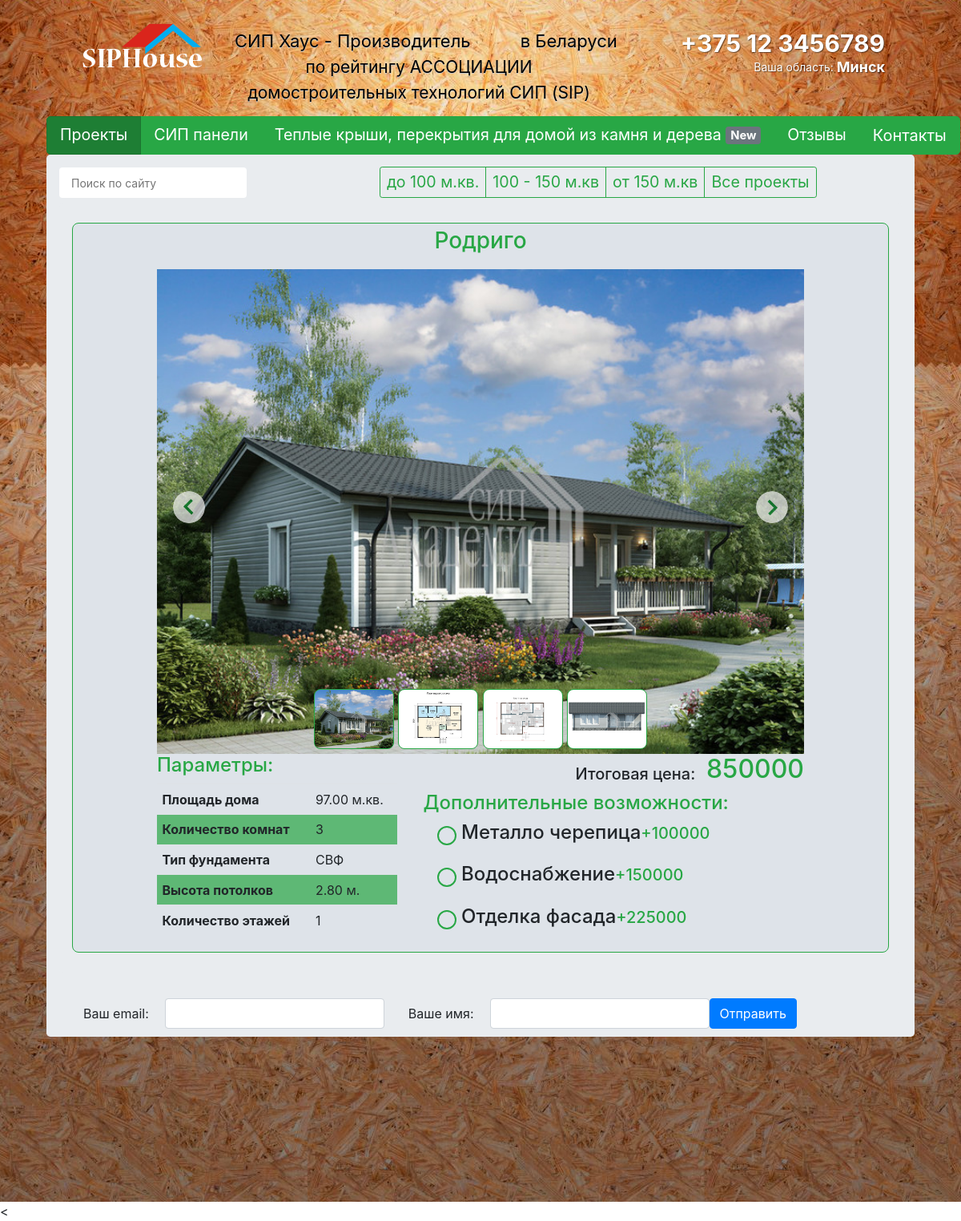
/product/1/, run on the app's committed database.
### products/models.py (models this page shows, shortened)
class Product(models.Model):
    name = models.CharField(max_length=64, blank=True, null=True, default=None)
    category = models.ForeignKey(ProductCategory, blank=True, null=True, default=None, on_delete=models.CASCADE)
    area = models.DecimalField(max_digits=5, decimal_places=2, default=0)
    floors = models.DecimalField(max_digits=4, decimal_places=0, default=0)
    rooms = models.DecimalField(max_digits=2, decimal_places=0, default=1)
    height = models.DecimalField(max_digits=4, decimal_places=2, default=2.8)
    foundation = models.CharField(max_length=5, blank=True, null=True, default='СВФ')
    price = models.DecimalField(max_digits=10, decimal_places=0, default=0)
    roof_price = models.DecimalField(max_digits=10, decimal_places=0, default=0)
    water_price = models.DecimalField(max_digits=10, decimal_places=0, default=0)
    front_price = models.DecimalField(max_digits=10, decimal_places=0, default=0)
    description = models.TextField(blank=True, null=True, default=None)
    is_active = models.BooleanField(default=True)
    created = models.DateTimeField(auto_now_add=True, auto_now=False)
    updated = models.DateTimeField(auto_now_add=False, auto_now=True)
    class Meta:
        verbose_name = 'Товар'
        verbose_name_plural = 'Товары'

class ProductImage(models.Model):
    product = models.ForeignKey(Product, blank=True, null=True, default=None, on_delete=models.CASCADE)
    image = models.ImageField(upload_to='products_images/')
    is_main = models.BooleanField(default=False)
    is_active = models.BooleanField(default=True)
    created = models.DateTimeField(auto_now_add=True, auto_now=False)
    updated = models.DateTimeField(auto_now_add=False, auto_now=True)
    class Meta:
        verbose_name = 'Фотография'
        verbose_name_plural = 'Фотографии'

### products/views.py (the view)
# urls.py: url(r'^product/(?P<product_id>\w+)/$', views.product, name='product'),
def product(request, product_id):
    product = Product.objects.get(id=product_id)
    session_key = request.session.session_key
    if not session_key:
        request.session.cycle_key()
    print(request.session.session_key)
    return render(request, 'products/product.html', locals())

### mainApp/templates/products/product.html (shortened to what this page needs)
{% extends 'base.html' %}
{% load staticfiles %}
{% block content %}
<div class="btn-group" data-toggle="buttons">
	<div class="btn-group"><a href="/" class="btn btn-success btn-lg active">Проекты</a></div>
	<div class="btn-group"><a href="/sip" class="btn btn-success btn-lg">СИП панели</a></div>
	<div class="btn-group"><a href="/" class="btn btn-success btn-lg">Теплые крыши, перекрытия для домой из камня и дерева <span class="badge badge-secondary">New</span></a></div>
	<div class="btn-group"><a href="/" class="btn btn-success btn-lg">Отзывы</a></div>
	<div class="btn-group"><a href="/" class="btn btn-success btn-lg">Контакты</a></div>
</div>
<div class="jumbotron">
			<div class="middle" style="min-height: 50px;">
				<div class="left" style="width: 25%;min-height: 50px;float: left;">
					<div class="search"  style='width: 234px; height: 38px; margin: 6px 0px 0px 0px; background: #fff; border-radius: 4px; position: relative;'>
						<form action='/' method='post'>
								<input id='searchText' type='text' autocomplete='off' data-row='0' name='search' value='' placeholder='Поиск по сайту' style='width: 180px; height: 38px; padding: 0px 15px; background: none; border: 0px; font-size: 14px;' required />
								<input type='submit' name='search_btn' value='' style='width: 15px; height: 15px; background: url(http://villozi.com/theme/villozi/images/search.png) top center no-repeat; position: absolute; top:12px; right: 15px; cursor: pointer; border: 0px;' />
						</form>
					</div>
				</div>
                <div class="right" style="width:75%;min-height: 50px; float: right;">
					<div class="btn-group" data-toggle="buttons" style="width: auto; margin: 5px 137px;">
						<div class="btn-group"><a href="/100" class="btn btn-outline-success btn-sm" >до 100 м.кв.</a></div>
						<div class="btn-group"><a href="/100-150" class="btn btn-outline-success btn-sm">100 - 150 м.кв</a></div>
						<div class="btn-group"><a href="/150" class="btn btn-outline-success btn-sm">от 150 м.кв</a></div>
						<div class="btn-group"><a href="/" class="btn btn-outline-success btn-sm" style="font-size: 1.226rem;">Все проекты</a></div>
					</div>
				</div>
			</div>
	<div class="section">
		<div class="jumbotron">
			<div class="row">
                <div class="col-lg-12" style="padding: 15px;">
                    <div class="product-item">
                        <h3 style="color: #28a745">{{ product.name }}</h3>
                        <div class="row">
                            <div class="col-lg-12" style="padding-right: 115px; padding-left: 115px;">
								<div id="block-for-slider">
									<div id="viewport">
										<ul id="slidewrapper">
											{% for image_item in product.productimage_set.all %}
												<li class="slide"><img src="{{ image_item.image.url}}" alt="1" class="slide-img"></li>
											{% endfor %}
										</ul>
										<div id="prev-next-btns">
											<div id="prev-btn" style="background: url('{% static 'mainApp/image/left.png' %}') 40px 40px; background-size: cover;opacity: 0.7;"></div>
											<div id="next-btn" style="background: url('{% static 'mainApp/image/right.png' %}') 40px 40px; background-size: cover;opacity: 0.7;"></div>
										</div>
										<ul id="nav-btns">
											{% for image_item in product.productimage_set.all %}
												<li class="slide-nav-btn"  style="background: url('{{ image_item.image.url}}'); background-size: cover;"></li>
											{% endfor %}
										</ul>
									</div>
								</div>
                            </div>
							<div class="col-lg-5" style="padding-left: 115px;">
								<h4 style="color: #28a745; text-align:left">Параметры:</h4>
								<table class="table table-striped" style="text-align: left; width:300px" >
									<tbody>
										<tr>
										  <th scope="row">Площадь дома</th>
										  <td>{{product.area}} м.кв.</td>
										</tr>
										<tr>
											<th scope="row">Количество комнат</th>
											<td>{{product.rooms}}</td>
										</tr>
										<tr>
											<th scope="row">Тип фундамента</th>
											<td>{{product.foundation}}</td>
										</tr>
										<tr>
											<th scope="row">Высота потолков</th>
											<td>{{product.height}} м.</td>
										</tr>
										<tr>
											<th scope="row">Количество этажей</th>
											<td>{{product.floors}}</td>
										</tr>
									</tbody>
								</table>
							</div>
							<div class="col-lg-7" style="padding-right: 115px;">
								<div class="price" >
									<h5 style=" float: left; padding-top:13px;  padding-left: 190px;">Итоговая цена: </h5><h2 style="color: #28a745; text-align: right">{{product.price}}</h2>
								</div>
								<h4 style="color: #28a745; text-align:left">Дополнительные возможности:</h4>
								<div class="container_box">
									<div class="add_more">
										<label for="roof"><h4 style="float: left;">Металло черепица</h4><h5 style="color: #28a745;float: left; margin-bottom: 0; padding-top: 3px;">+{{product.roof_price}}</h5></label>
									</div>
									<div class="add_more">
										<label for="water"><h4 style="float: left;">Водоснабжение</h4><h5 style="color: #28a745;float: left; margin-bottom: 0; padding-top: 3px;">+{{product.water_price}}</h5></label>
									</div>
									<div class="add_more">
										<label for="front"><h4 style="float: left;">Отделка фасада</h4><h5 style="color: #28a745;float: left; margin-bottom: 0; padding-top: 3px;">+{{product.front_price}}</h5></label>
									</div>
								</div>
							</div>
                        </div>
                    </div>
                </div>
            </div>
        </div>
	</div>
			<form action="" method="post" class="form-inline text-center">{% csrf_token %}
				<div class="form-group">
					<label>Ваш email:</label>
					<input type="email" name="form.email.name" class="form-control">
				</div>
				<div class="form-group">
					<label>Ваше имя:</label>
					<input type="text" name="form.name.name" class="form-control">
				</div>
					<button type="submit" class="btn btn-primary">Отправить</button>
			</form>
</div>
{% endblock content %}

### mainApp/templates/base.html (shortened to what this page needs)
<!DOCTYPE html>
<html lang="en">
<head>
  {% load staticfiles %}
  	<link rel="stylesheet" href="{% static 'css/bootstrap.min.css' %}" type="text/css">
	<link rel="stylesheet" href="{% static 'css/style.css' %}" type="text/css">
</head>
<body>
<div class='body' style="background: url('{% static 'mainApp/image/body.jpg' %}') center -60px;')">
	<div class='header' style='width: 100%; height: 145px; margin: auto;'>
			<div class='subheader' style="width: 1114px; height: 145px; margin: auto; position: relative;">
				<div class='new_logo' style='display: block; position: absolute; top: 22px; left: 50px; width: 165px; height: 105px; '>
					<img src="{% static 'mainApp/image/newlogo.png' %}" class="img">
				</div>
                <div style='position: absolute; top: 35px; left: 200px; width: 510px; height: 70px; padding: 0px 0px 0px 50px; text-align: center;'>
			        <div style='color: #000; font-size: 22px; text-shadow: #ccc 0px 1px 0px; width: 480px; margin: auto;'>
				        <div style='float: left;'>СИП Хаус - Производитель</div>
				        <div style='float: left; width: 48px; height: 29px; margin: -2px 7px 0px 7px; background: url(http://villozi.com/theme/villozi/images/1.png);'></div>
				        <div style='float: left;'>в Беларуси</div>
			        </div>
			    <span style='color: #000; font-size: 21px; font-weight: normal; text-shadow: #ccc 0px 1px 0px'>по рейтингу АССОЦИАЦИИ домостроительных технологий СИП (SIP)</span>
		        </div>
                <div style=' position: absolute; top: 29px; line-height: 1em; right: 52px; width: 360px;'>
			        <div style='color: #fff; font-size: 14px;'>
                        <div class='text-right' style="text-align: right;">
				            <div id='region_content' style="display: inline-block; float: right; padding-top: 17px; text-shadow: 1px 1px 1px rgba(0, 0, 0, .5);">
					            <a href='tel:+375(12)3456789' id='region_phone' style="font-size: 30px; font-weight: bold; text-decoration: none; color: #fff;">+375 12 3456789</a>
					            <div id='region_title' style="margin-top: 7px;">
                                    Ваша область:
                                    <b id='region_name' style="font-size: 18px; position: relative; top: 1px;">Минск</b>
                                </div>
				            </div>
			            </div>
                    </div>
		        </div>
				<div class='clear' style='height: 145px;'></div>
			</div>
	</div>
	<div class="container">
		{% block content %}
        {% endblock content %}
 	</div>
</div>
	<<script src="{% static 'js/scripts.js' %}"></script>
</body>
</html>

### mainApp/static/css/style.css (style rules this page uses)
.body { height: 100%; width: 100%; min-width: 100%; min-height: 1500px; margin: 0; padding: 0; }
.product-item { height: 100%; background-color: #dee3e9; position: relative; padding: 5px; text-align: center; border-radius: .5rem; border: 1px solid; border-color: #28a745; }
body { margin: 0; padding: 0; }
#block-for-slider { width: auto; margin: 0 auto; margin-top: 10px; }
#viewport { width: 100%; position: relative; overflow: hidden; -webkit-user-select: none; -moz-user-select: none; -ms-user-select: none; -o-user-select: none; user-select: none; text-align: center; }
#slidewrapper { position: relative; width: calc(100% * 4); -webkit-transition: 1s; -o-transition: 1s; transition: 1s; -webkit-transition-timing-function: cubic-bezier(.67,.01,.23,1); -o-transition-timing-function: cubic-bezier(.67,.01,.23,1); transition-timing-function: cubic-bezier(.67,.01,.23,1); }
#slidewrapper, #slidewrapper ul, #slidewrapper li { margin: 0; padding: 0; }
.slide { width: calc(100%/4); list-style: none; display: inline; float: left; }
.slide-img { width: 100%; }
#prev-btn { position: absolute; width: 40px; height: 40px; background-color: #fff; border-radius: 50%; top: calc(50% - 25px); }
#next-btn { position: absolute; width: 40px; height: 40px; border-radius: 50%; top: calc(50% - 25px); }
#prev-btn { left: 20px; }
#next-btn { right: 20px; }
#nav-btns { position: absolute; width: 100%; bottom: 0px; padding: 0; margin: 0; text-align: center; }
.slide-nav-btn { position: relative; display: inline-block; list-style: none; min-width: 100px; min-height: 75px; margin: 0.5px; border-radius: .5rem; border: 1px solid; border-color: #28a745; }
.add_more { text-align: left; }
.container_box { position: relative; transform: translate(0%,0%); padding-top }
label { position: relative; display: inline-block; margin-right: 10px; margin-bottom: 10px; padding-left: 30px; padding-right: 10px; line-height: 36px; cursor: pointer; }
label::before { content: " "; position: absolute; top: 6px; left: 0; display: block; width: 24px; height: 24px; border: 2px solid #28a745; border-radius: 15px; z-index: -1; }
label, label::before { -webkit-transition: .25s all ease; -o-transition: .25s all ease; transition: .25s all ease; }

### data on the page
Product: name "Родриго", area "97.00", rooms "3", foundation "СВФ", height "2.80", floors "1", price "850000", roof_price "100000", water_price "150000", front_price "225000"
ProductImage: image (picture)
ProductImage: image (picture)
ProductImage: image (picture)
ProductImage: image (picture)
